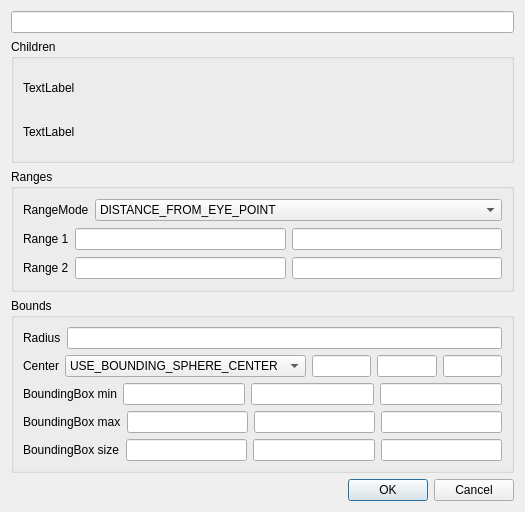
<?xml version="1.0" encoding="UTF-8"?>
<ui version="4.0">
 <class>pagedlod_editor</class>
 <widget class="QWidget" name="pagedlod_editor">
  <property name="geometry">
   <rect>
    <x>0</x>
    <y>0</y>
    <width>525</width>
    <height>512</height>
   </rect>
  </property>
  <property name="windowTitle">
   <string>PagedLOD editor</string>
  </property>
  <property name="windowIcon">
   <iconset resource="../resources.qrc">
    <normaloff>:/icons/TreeView/LOD.png</normaloff>:/icons/TreeView/LOD.png</iconset>
  </property>
  <layout class="QVBoxLayout" name="verticalLayout">
   <item>
    <widget class="QLineEdit" name="_lineedit_name">
     <property name="alignment">
      <set>Qt::AlignCenter</set>
     </property>
    </widget>
   </item>
   <item>
    <widget class="QGroupBox" name="groupBox_3">
     <property name="title">
      <string>Children</string>
     </property>
     <layout class="QVBoxLayout" name="verticalLayout_4">
      <item>
       <widget class="QLabel" name="_label_children_1">
        <property name="text">
         <string>TextLabel</string>
        </property>
       </widget>
      </item>
      <item>
       <widget class="QLabel" name="_label_children_2">
        <property name="text">
         <string>TextLabel</string>
        </property>
       </widget>
      </item>
     </layout>
    </widget>
   </item>
   <item>
    <widget class="QGroupBox" name="groupBox">
     <property name="title">
      <string>Ranges</string>
     </property>
     <layout class="QVBoxLayout" name="verticalLayout_2">
      <item>
       <layout class="QHBoxLayout" name="horizontalLayout_8">
        <item>
         <widget class="QLabel" name="label_8">
          <property name="sizePolicy">
           <sizepolicy hsizetype="Fixed" vsizetype="Preferred">
            <horstretch>0</horstretch>
            <verstretch>0</verstretch>
           </sizepolicy>
          </property>
          <property name="text">
           <string>RangeMode</string>
          </property>
         </widget>
        </item>
        <item>
         <widget class="QComboBox" name="_combobox_rangemode">
          <item>
           <property name="text">
            <string>DISTANCE_FROM_EYE_POINT</string>
           </property>
          </item>
          <item>
           <property name="text">
            <string>PIXEL_SIZE_ON_SCREEN </string>
           </property>
          </item>
         </widget>
        </item>
       </layout>
      </item>
      <item>
       <layout class="QHBoxLayout" name="horizontalLayout">
        <item>
         <widget class="QLabel" name="label">
          <property name="text">
           <string>Range 1</string>
          </property>
         </widget>
        </item>
        <item>
         <widget class="QLineEdit" name="_lineedit_rangemin1"/>
        </item>
        <item>
         <widget class="QLineEdit" name="_lineedit_rangemax1"/>
        </item>
       </layout>
      </item>
      <item>
       <layout class="QHBoxLayout" name="horizontalLayout_2">
        <item>
         <widget class="QLabel" name="label_2">
          <property name="text">
           <string>Range 2</string>
          </property>
         </widget>
        </item>
        <item>
         <widget class="QLineEdit" name="_lineedit_rangemin2"/>
        </item>
        <item>
         <widget class="QLineEdit" name="_lineedit_rangemax2"/>
        </item>
       </layout>
      </item>
     </layout>
    </widget>
   </item>
   <item>
    <widget class="QGroupBox" name="groupBox_2">
     <property name="title">
      <string>Bounds</string>
     </property>
     <layout class="QVBoxLayout" name="verticalLayout_3">
      <item>
       <layout class="QHBoxLayout" name="horizontalLayout_3">
        <item>
         <widget class="QLabel" name="label_3">
          <property name="text">
           <string>Radius</string>
          </property>
         </widget>
        </item>
        <item>
         <widget class="QLineEdit" name="_lineedit_radius"/>
        </item>
       </layout>
      </item>
      <item>
       <layout class="QHBoxLayout" name="horizontalLayout_4">
        <item>
         <widget class="QLabel" name="label_4">
          <property name="text">
           <string>Center</string>
          </property>
         </widget>
        </item>
        <item>
         <widget class="QComboBox" name="_combobox_centermode">
          <item>
           <property name="text">
            <string>USE_BOUNDING_SPHERE_CENTER</string>
           </property>
          </item>
          <item>
           <property name="text">
            <string>USER_DEFINED_CENTER</string>
           </property>
          </item>
         </widget>
        </item>
        <item>
         <widget class="QLineEdit" name="_lineedit_center_x">
          <property name="minimumSize">
           <size>
            <width>50</width>
            <height>0</height>
           </size>
          </property>
         </widget>
        </item>
        <item>
         <widget class="QLineEdit" name="_lineedit_center_y">
          <property name="minimumSize">
           <size>
            <width>50</width>
            <height>0</height>
           </size>
          </property>
         </widget>
        </item>
        <item>
         <widget class="QLineEdit" name="_lineedit_center_z">
          <property name="minimumSize">
           <size>
            <width>50</width>
            <height>0</height>
           </size>
          </property>
         </widget>
        </item>
       </layout>
      </item>
      <item>
       <layout class="QHBoxLayout" name="horizontalLayout_5">
        <item>
         <widget class="QLabel" name="label_5">
          <property name="text">
           <string>BoundingBox min</string>
          </property>
         </widget>
        </item>
        <item>
         <widget class="QLineEdit" name="_lineedit_bb_min_x"/>
        </item>
        <item>
         <widget class="QLineEdit" name="_lineedit_bb_min_y"/>
        </item>
        <item>
         <widget class="QLineEdit" name="_lineedit_bb_min_z"/>
        </item>
       </layout>
      </item>
      <item>
       <layout class="QHBoxLayout" name="horizontalLayout_6">
        <item>
         <widget class="QLabel" name="label_6">
          <property name="text">
           <string>BoundingBox max</string>
          </property>
         </widget>
        </item>
        <item>
         <widget class="QLineEdit" name="_lineedit_bb_max_x"/>
        </item>
        <item>
         <widget class="QLineEdit" name="_lineedit_bb_max_y"/>
        </item>
        <item>
         <widget class="QLineEdit" name="_lineedit_bb_max_z"/>
        </item>
       </layout>
      </item>
      <item>
       <layout class="QHBoxLayout" name="horizontalLayout_7">
        <item>
         <widget class="QLabel" name="label_7">
          <property name="text">
           <string>BoundingBox size</string>
          </property>
         </widget>
        </item>
        <item>
         <widget class="QLineEdit" name="_lineedit_bb_size_x"/>
        </item>
        <item>
         <widget class="QLineEdit" name="_lineedit_bb_size_y"/>
        </item>
        <item>
         <widget class="QLineEdit" name="_lineedit_bb_size_z"/>
        </item>
       </layout>
      </item>
     </layout>
    </widget>
   </item>
   <item>
    <widget class="QDialogButtonBox" name="_buttonbox">
     <property name="standardButtons">
      <set>QDialogButtonBox::Cancel|QDialogButtonBox::Ok</set>
     </property>
    </widget>
   </item>
  </layout>
 </widget>
 <resources>
  <include location="../resources.qrc"/>
 </resources>
 <connections/>
</ui>
